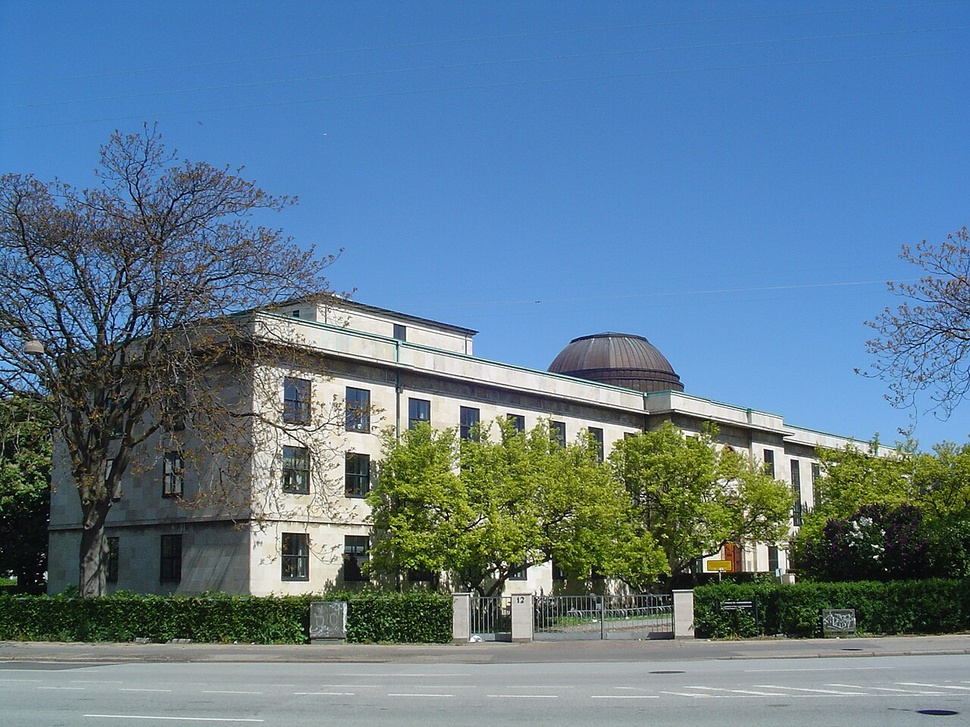
#> input picture georeffing/home.jpg, 970 x 727 px, shrunk from 1280 x 960 before the run
$ python kaze.py
#> lines starting #> are read from the running program, lines starting #| are printed output that depends on the picture
import numpy as np
import cv2 as cv

img = cv.imread('home.jpg')
#> img is the input picture: shape (727, 970, 3); mean B, G, R 144.2, 123.1, 94.6
gray= cv.cvtColor(img,cv.COLOR_BGR2GRAY)
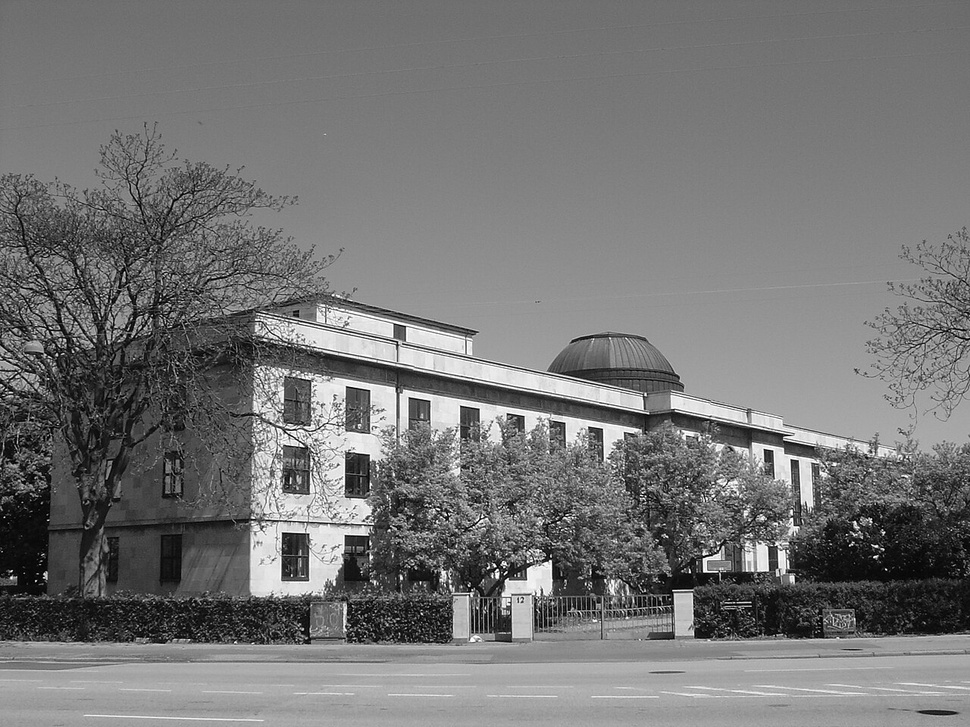
#> gray: shape (727, 970); min 0, max 255, mean 117

kaze = cv.KAZE_create()
kp = kaze.detect(gray, None)
#> kp = 2870 keypoints; strongest (x, y, size): (295, 557, 26.5), (757, 557, 17), (539, 578, 19.3), (765, 557, 26.7)
kp, des = kaze.compute(gray, kp)
img = cv.drawKeypoints(gray, kp, None, color=(255, 0, 0))
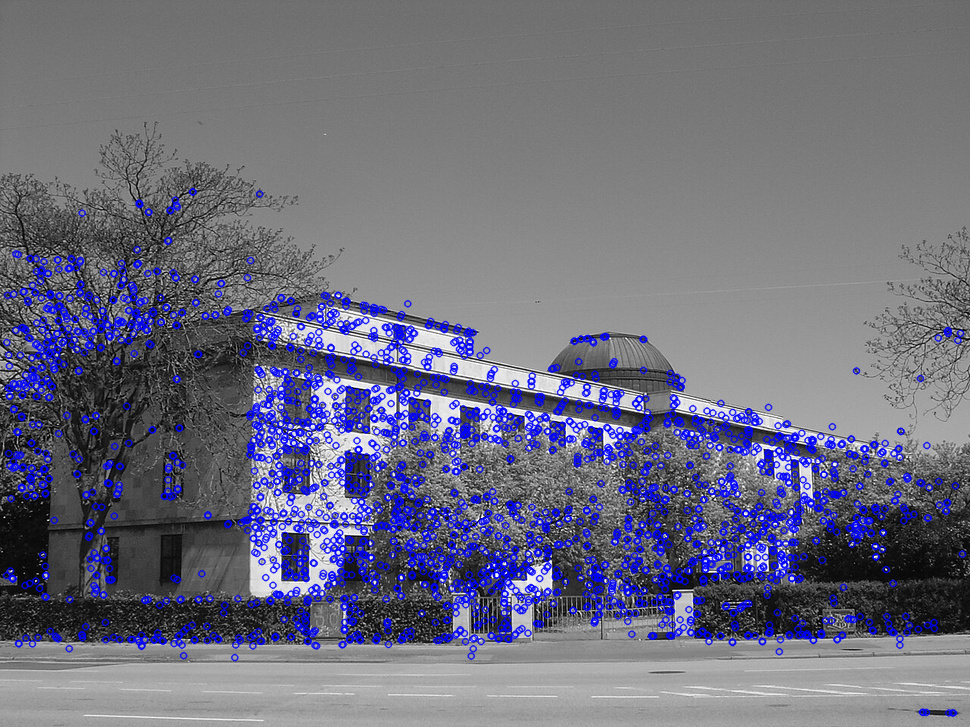
#> img: shape (727, 970, 3); mean of channels 0, 1, 2 127.3, 108.8, 108.8; drawn as B, G, R
cv.imwrite('kaze_keypoints.jpg', img)

# Parametre at lege med:
#
# threshold: Grænse for nøglepunktdetektering.
# nOctaves: Antal oktaver.
# nOctaveLayers: Antal lag i hver oktav.
#
# KAZE er en algoritme, der er designet til at detektere nøglepunkter i et ikke-lineært skalarum, hvilket gør den robust mod støj.
